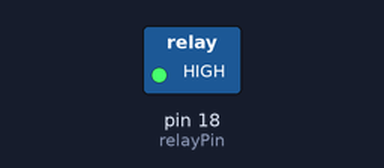
The sketch below on a simulated Arduino Uno, built with avr-gcc and run on an emulated ATmega328P. On the bench: switched loads named in the sketch (green lamp = pin HIGH). Dashed ring = blinking. What the sketch prints to the serial monitor is not drawn.

Above: at 0.2 s.
Timing chart, 0 to 3.0 s (numbered marks = the images above):
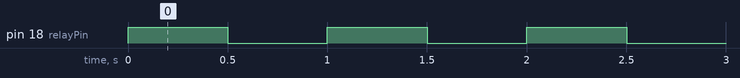

Measured:
- by itself, pin 18 (relayPin): alternates HIGH for 0.50 s and LOW for 0.50 s

The sketch:

Course26.ino
```cpp
int relayPin = 18;

void setup() {
  Serial.begin(9600);
  pinMode(relayPin, OUTPUT);
}

void loop() {
  Serial.println("relay active high");
  digitalWrite(relayPin, HIGH);
  delay(500);
  Serial.println("relay active low");
  digitalWrite(relayPin, LOW);
  delay(500);
}
```
